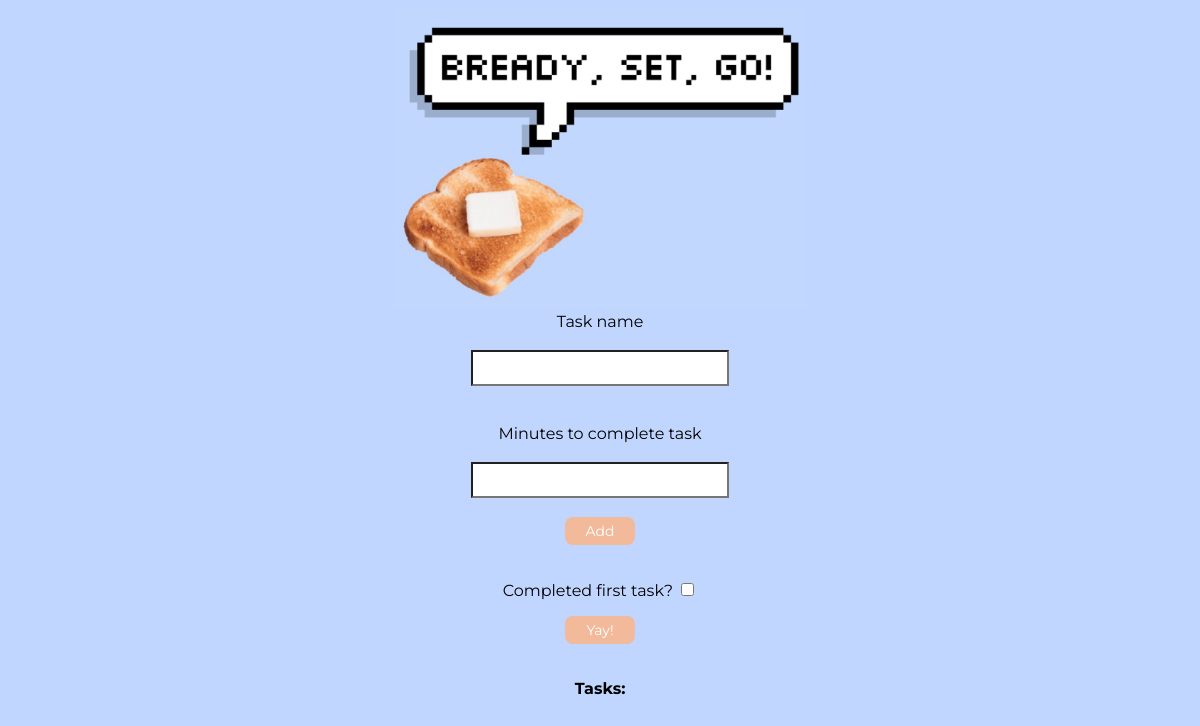
The page /index on the database as committed earlier.
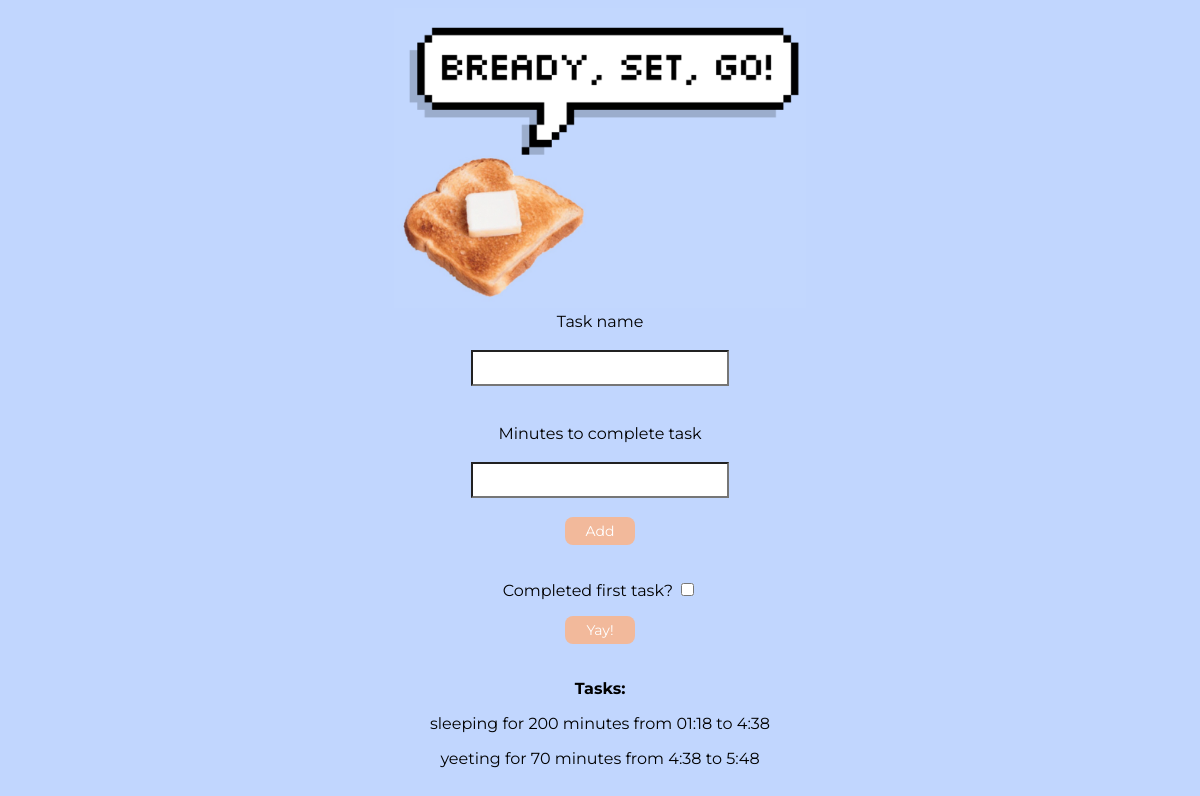
The same page on the database as committed later.
### app/models.py (models this page shows, shortened)
class Task(db.Model):
    id = db.Column(db.Integer, primary_key=True)
    title = db.Column(db.String(200), index=True, unique=False)
    minutes = db.Column(db.String(120), index=True, unique=False)
    start = db.Column(db.String(120), index=True, unique=False)
    end = db.Column(db.String(120), index=True, unique=False)

### app/routes.py (the view, shortened to what this page needs)
@app.route('/', methods=['GET', 'POST'])
@app.route('/index', methods=['GET', 'POST'])
def index():
    form1 = TaskForm()
    form2 = FinishedForm()
    taskList = Task.query.all()
    return render_template('index.html', title='Home', taskList=taskList, form1=form1, form2=form2)

### app/forms.py
class TaskForm(FlaskForm):
    taskTitle = StringField('Task name', validators=[DataRequired()])
    taskTime = StringField('Minutes to complete task', validators=[DataRequired()])
    submit = SubmitField('Add')

class FinishedForm(FlaskForm):
    taskFinished = BooleanField('Completed first task?', validators=[DataRequired()])
    submit = SubmitField('Yay!')

### app/templates/index.html (shortened to what this page needs)
<!DOCTYPE html>
<html>
{% block head %}
  <link href="{{ url_for('static', filename='style.css') }}" rel="stylesheet">
{% endblock %}
{% block content %}
<div id = "content">
  <center>
    <img src="{{ url_for('static', filename='logo.png') }}" style="height:300px;" alt="Bready, Set, Go!">
          <form action="" method="post" novalidate>
                    <div id = "h1">{{ form1.taskTitle.label }}</div><br>
                    {{ form1.taskTitle(class_="rectangle") }}<br><br><br>
                    <div id = "h1">{{ form1.taskTime.label }}</div><br>
                    {{ form1.taskTime(class_="rectangle") }}<br><br>
                <input type="submit" class="button" value="Add"><br><br>
          </form>
        <form action="" method="post" novalidate>
              <p>{{ form2.taskFinished.label }}
                  {{ form2.taskFinished(size=32) }}</p>
              <input type="submit" class="button" value="Yay!"><br>
        </form><br>
        <p><b>Tasks:</b></p>
        {% for task in taskList: %}
        <p>{{ task.title }} for {{ task.minutes }} minutes from {{ task.start }} to {{ task.end }}</p>
        {% endfor %}
  </center>
<br><br>
      </div>
{% endblock %}
</html>

### app/static/style.css (style rules this page uses)
html { background-color: #C1D6FE; }
#content { font-family: "Montserrat"; display: block; }
.rectangle { height: 30px; width: 250px; background: white; border-radius: : 20px; margin: auto; }
#h1 { text-align: center; margin: auto; color: black; }
form { margin: auto; width: 300px; text-align: center; }
.button { position: relative; background-color: #F2B99B; border-radius: 8px; border: none; font-size: 14px; font-family: "Montserrat"; color: #FFFFFF; padding: 5px; width: 70px; text-align: center; -webkit-transition-duration: 0.4s; transition-duration: 0.4s; text-decoration: none; overflow: hidden; cursor: pointer; }

Rows that differ between the two databases and show on the page:
added Task: title "sleeping", minutes "200", start "01:18", end "4:38"
added Task: title "yeeting", minutes "70", start "4:38", end "5:48"
